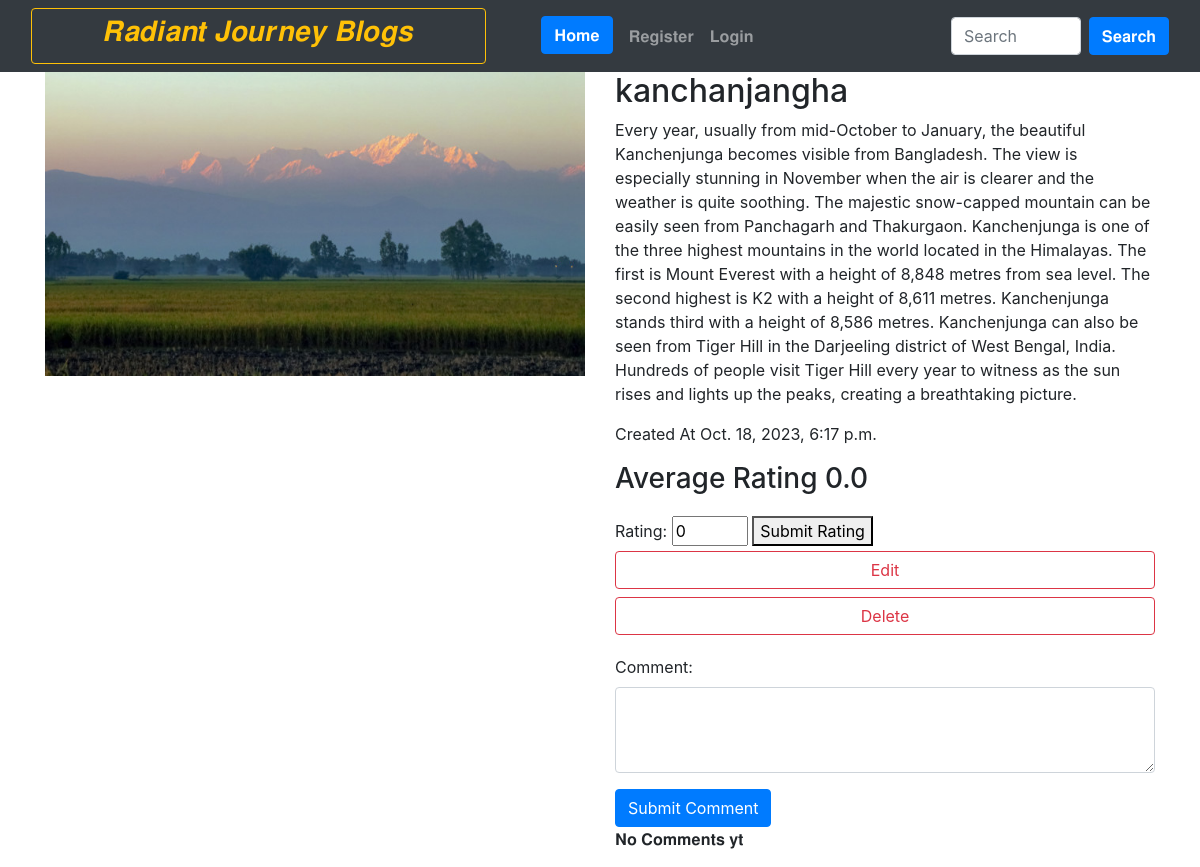
Page /blog_details/2/ on the committed database.
### home/models.py (models this page shows, shortened)
class BlogPost(models.Model):
    title=models.CharField(max_length=255)
    author= models.ForeignKey(User, on_delete=models.CASCADE)
    slug=models.CharField(max_length=130)
    content=models.TextField()
    image = models.ImageField(upload_to="profile_pics", blank=True, null=True)
    dateTime=models.DateTimeField(auto_now_add=True)
    category=models.ForeignKey(Category,on_delete=models.CASCADE)

### home/views.py (the view)
# urls.py: path('blog_details/<int:blog_id>/',views.blog_details,name='blog_details'),
def blog_details(request, blog_id):
    blog = get_object_or_404(BlogPost, pk=blog_id)
    ratings = Rating.objects.filter(blog=blog)
    total_ratings = ratings.count()
    if total_ratings > 0:
        average_rating = round(sum(rating.rating for rating in ratings) / total_ratings, 1)
    else:
        average_rating = 0.0
    comments = Comment.objects.filter(blog = blog)
    if request.method == 'POST':
        rating_form = RatingForm(request.POST)
        comment_form = CommentForm(request.POST)  # Assuming you have a CommentForm defined
        if rating_form.is_valid():
            rating = rating_form.save(commit=False)
            rating.blog = blog
            rating.user = request.user
            rating.save()
            return redirect('blog_details', blog_id=blog_id)
        if comment_form.is_valid():
            comment = comment_form.save(commit=False)
            comment.blog = blog
            comment.user = request.user
            comment.save()
            return redirect('blog_details', blog_id=blog_id)
    else:
        rating_form = RatingForm()
        comment_form = CommentForm()
    return render(request, 'blog_details.html', {
        'blog': blog,
        'rating_form': rating_form,
        'comment_form': comment_form,
        'average_rating': average_rating,
        'comments':comments,
    })

### home/forms.py (shortened to what this page needs)
class RatingForm(forms.ModelForm):
    class Meta:
        model = Rating
        fields = ('rating',)
        widgets = {
            'rating': forms.NumberInput(attrs={'min': '0', 'max': '6'}),
        }

class CommentForm(forms.ModelForm):
    class Meta:
        model = Comment
        fields = ('comment',)

### home/templates/blog_details.html (shortened to what this page needs)
{% extends 'base.html' %}
{% block body %}
<div>
    <div class="container">
        <div class="row">
            <div class="col-md-6">
                <img src="{{ blog.image.url }}"  alt="blog Image" class="img-fluid">
            </div>
            <div class="col-md-6">
                <h2>{{ blog.title }}</h2>
                <p>{{ blog.content }}</p>
                <p>Created At {{ blog.dateTime }}</p>
                <h3>Average Rating {{ average_rating }}</h3>
                <form style="margin-top: 20px;" method="post">
                    {{ rating_form }}
                    <button type="submit">Submit Rating</button>
                </form>
                <a class="btn btn-outline-danger btn-block" href="{% url 'edit_blog' blog_id=blog.id %}">Edit</a>
                <a class="btn btn-outline-danger btn-block" href="{% url 'delete' blog_id=blog.id %}">Delete</a>
                <form style="margin-top: 20px;" method="post">
                    <div class="form-group">
                        {{ comment_form.comment.label_tag }}
                        <textarea class="form-control" id="id_comment" name="comment" rows="3"></textarea>
                    </div>
                    <button type="submit" class="btn btn-primary">Submit Comment</button>
                </form>
                <div>
                    {% if comments %}
                        {% for comment in comments %}
                            <div style="border: 1px solid #ccc; background-color: #f9f9f9; padding: 10px; margin-bottom: 10px;">
                                <p style="font-weight: bold; margin-bottom: 5px;">Name: {{ comment.user.username }}</p>
                                <h3>{{ comment.comment }}</h3>
                            </div>
                        {% endfor %}
                    {% else %}
                    <p>𝐍𝐨 𝐂𝐨𝐦𝐦𝐞𝐧𝐭𝐬 𝐲𝐭</p>
                    {% endif %}
                </div>
            </div>
        </div>
    </div>
</div>
{% endblock %}

### rows in the picture
BlogPost: image (picture), title "kanchanjangha", content "Every year, usually from mid-October to January, the beautiful Kanchenjunga becomes visible from Bangladesh. The view is especially stunning in November when the air is clearer and the weather is quite soothing. The majestic snow-capped mountain can be easily seen from Panchagarh and Thakurgaon. Kanchenjunga is one of the three highest mountains in the world located in the Himalayas. The first is Mount Everest with a height of 8,848 metres from sea level. The second highest is K2 with a height of 8,611 metres. Kanchenjunga stands third with a height of 8,586 metres. Kanchenjunga can also be seen from Tiger Hill in the Darjeeling district of West Bengal, India. Hundreds of people visit Tiger…", dateTime "Oct. 18, 2023, 6:17 p.m."

### other values in the picture
{{ average_rating }} "0.0"
{{ comment_form.comment.label_tag }} "Comment:"
